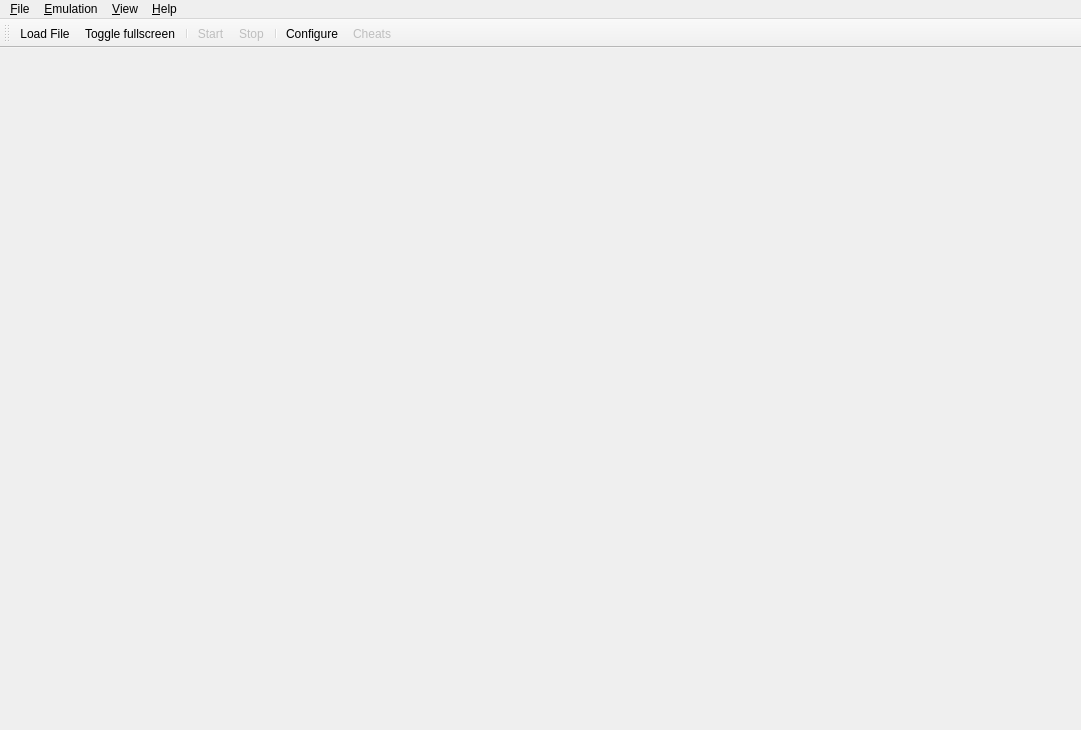
<?xml version="1.0" encoding="UTF-8"?>
<ui version="4.0">
 <class>MainWindow</class>
 <widget class="QMainWindow" name="MainWindow">
  <property name="geometry">
   <rect>
    <x>0</x>
    <y>0</y>
    <width>1081</width>
    <height>730</height>
   </rect>
  </property>
  <property name="windowTitle">
   <string>Citra</string>
  </property>
  <property name="windowIcon">
   <iconset>
    <normaloff>src/pcafe/res/icon3_64x64.ico</normaloff>src/pcafe/res/icon3_64x64.ico</iconset>
  </property>
  <property name="tabShape">
   <enum>QTabWidget::Rounded</enum>
  </property>
  <property name="dockNestingEnabled">
   <bool>true</bool>
  </property>
  <widget class="QWidget" name="centralwidget">
   <layout class="QHBoxLayout" name="horizontalLayout">
    <property name="leftMargin">
     <number>0</number>
    </property>
    <property name="topMargin">
     <number>0</number>
    </property>
    <property name="rightMargin">
     <number>0</number>
    </property>
    <property name="bottomMargin">
     <number>0</number>
    </property>
   </layout>
  </widget>
  <widget class="QMenuBar" name="menubar">
   <property name="geometry">
    <rect>
     <x>0</x>
     <y>0</y>
     <width>1081</width>
     <height>21</height>
    </rect>
   </property>
   <widget class="QMenu" name="menu_File">
    <property name="title">
     <string>&amp;File</string>
    </property>
    <widget class="QMenu" name="menu_recent_files">
     <property name="title">
      <string>Recent Files</string>
     </property>
    </widget>
    <addaction name="action_Load_File"/>
    <addaction name="separator"/>
    <addaction name="action_Select_Game_List_Root"/>
    <addaction name="menu_recent_files"/>
    <widget class="QMenu" name="menu_Language">
     <property name="title">
      <string>Language</string>
     </property>
     <addaction name="action_Unload_Translation"/>
     <addaction name="separator"/>
     <addaction name="action_Load_Translation"/>
    </widget>
    <addaction name="menu_Language"/>
    <addaction name="separator"/>
    <addaction name="action_Exit"/>
   </widget>
   <widget class="QMenu" name="menu_Emulation">
    <property name="title">
     <string>&amp;Emulation</string>
    </property>
    <addaction name="action_Start"/>
    <addaction name="action_Pause"/>
    <addaction name="action_Stop"/>
    <addaction name="separator"/>
    <addaction name="action_Configure"/>
    <addaction name="action_Cheats"/>
   </widget>
   <widget class="QMenu" name="menu_View">
    <property name="title">
     <string>&amp;View</string>
    </property>
    <widget class="QMenu" name="menu_View_Debugging">
     <property name="title">
      <string>Debugging</string>
     </property>
     <addaction name="action_Create_Pica_Surface_Viewer"/>
     <addaction name="separator"/>
    </widget>
    <addaction name="action_Fullscreen"/>
    <addaction name="action_Single_Window_Mode"/>
    <addaction name="action_Display_Dock_Widget_Headers"/>
    <addaction name="action_Show_Filter_Bar"/>
    <addaction name="action_Show_Status_Bar"/>
    <addaction name="menu_View_Debugging"/>
   </widget>
   <widget class="QMenu" name="menu_Help">
    <property name="title">
     <string>&amp;Help</string>
    </property>
    <addaction name="action_Check_For_Updates"/>
    <addaction name="action_Open_Maintenance_Tool"/>
    <addaction name="separator"/>
    <addaction name="action_FAQ"/>
    <addaction name="action_About"/>
   </widget>
   <addaction name="menu_File"/>
   <addaction name="menu_Emulation"/>
   <addaction name="menu_View"/>
   <addaction name="menu_Help"/>
  </widget>
    <widget class="QToolBar" name="toolbar">
      <property name="enabled">
        <bool>true</bool>
      </property>
      <property name="windowTitle">
        <string>Toolbar</string>
      </property>
      <property name="iconSize">
        <size>
          <width>35</width>
          <height>30</height>
        </size>
      </property>
      <property name="floatable">
        <bool>false</bool>
      </property>
      <attribute name="toolBarArea">
        <enum>TopToolBarArea</enum>
      </attribute>
      <attribute name="toolBarBreak">
        <bool>false</bool>
      </attribute>
      <addaction name="action_Toolbar_Load_File"/>
      <addaction name="action_Toolbar_Toggle_Fullscreen"/>
      <addaction name="separator"/>
      <addaction name="action_Toolbar_Start_Pause"/>
      <addaction name="action_Toolbar_Stop"/>
      <addaction name="separator"/>
      <addaction name="action_Toolbar_Configure"/>
      <addaction name="action_Toolbar_Cheats"/>
    </widget>
  <action name="action_Load_File">
   <property name="text">
    <string>Load File...</string>
   </property>
  </action>
  <action name="action_Load_Symbol_Map">
   <property name="text">
    <string>Load Symbol Map...</string>
   </property>
  </action>
  <action name="action_Exit">
   <property name="text">
    <string>E&amp;xit</string>
   </property>
  </action>
  <action name="action_Start">
   <property name="enabled">
    <bool>false</bool>
   </property>
   <property name="text">
    <string>&amp;Start</string>
   </property>
  </action>
  <action name="action_Pause">
   <property name="enabled">
    <bool>false</bool>
   </property>
   <property name="text">
    <string>&amp;Pause</string>
   </property>
  </action>
  <action name="action_Stop">
   <property name="enabled">
    <bool>false</bool>
   </property>
   <property name="text">
    <string>&amp;Stop</string>
   </property>
  </action>
  <action name="action_FAQ">
   <property name="text">
    <string>FAQ</string>
   </property>
  </action>
  <action name="action_About">
   <property name="text">
    <string>About Citra</string>
   </property>
  </action>
  <action name="action_Single_Window_Mode">
   <property name="checkable">
    <bool>true</bool>
   </property>
   <property name="text">
    <string>Single Window Mode</string>
   </property>
  </action>
  <action name="action_Configure">
   <property name="text">
    <string>Configure...</string>
   </property>
  </action>
   <action name="action_Cheats">
     <property name="text">
       <string>Cheats ...</string>
     </property>
   </action>
  <action name="action_Display_Dock_Widget_Headers">
   <property name="checkable">
    <bool>true</bool>
   </property>
   <property name="text">
    <string>Display Dock Widget Headers</string>
   </property>
  </action>
  <action name="action_Show_Filter_Bar">
   <property name="checkable">
    <bool>true</bool>
   </property>
   <property name="text">
    <string>Show Filter Bar</string>
   </property>
  </action>
  <action name="action_Show_Status_Bar">
   <property name="checkable">
    <bool>true</bool>
   </property>
   <property name="text">
    <string>Show Status Bar</string>
   </property>
  </action>
  <action name="action_Select_Game_List_Root">
   <property name="text">
    <string>Select Game Directory...</string>
   </property>
   <property name="toolTip">
    <string>Selects a folder to display in the game list</string>
   </property>
  </action>
  <action name="action_Create_Pica_Surface_Viewer">
   <property name="text">
    <string>Create Pica Surface Viewer</string>
   </property>
  </action>
  <action name="action_Unload_Translation">
   <property name="text">
    <string>English</string>
   </property>
  </action>
  <action name="action_Load_Translation">
   <property name="text">
    <string>Load Translation File...</string>
   </property>
  </action>
    <action name="action_Toolbar_Load_File">
      <property name="icon">
        <iconset resource="../../dist/toolbar_icons/toolbar_icons.qrc">
          <normaloff>:/toolbar_icons/rc/load_file.png</normaloff>:/toolbar_icons/rc/load_file.png
        </iconset>
      </property>
      <property name="text">
        <string>Load File...</string>
      </property>
      <property name="toolTip">
        <string>Load File </string>
      </property>
    </action>
    <action name="action_Toolbar_Toggle_Fullscreen">
      <property name="icon">
        <iconset resource="../../dist/toolbar_icons/toolbar_icons.qrc">
          <normaloff>:/toolbar_icons/rc/fullscreen.png</normaloff>:/toolbar_icons/rc/fullscreen.png
        </iconset>
      </property>
      <property name="text">
        <string>Toggle fullscreen</string>
      </property>
      <property name="toolTip">
        <string>Toggle fullscreen</string>
      </property>
    </action>
    <action name="action_Toolbar_Start_Pause">
      <property name="enabled">
        <bool>false</bool>
      </property>
      <property name="icon">
        <iconset resource="../../dist/toolbar_icons/toolbar_icons.qrc">
          <normaloff>:/toolbar_icons/rc/start.png</normaloff>:/toolbar_icons/rc/start.png
        </iconset>
      </property>
      <property name="text">
        <string>Start</string>
      </property>
      <property name="toolTip">
        <string>Start emulation</string>
      </property>
    </action>
    <action name="action_Toolbar_Stop">
      <property name="enabled">
        <bool>false</bool>
      </property>
      <property name="icon">
        <iconset resource="../../dist/toolbar_icons/toolbar_icons.qrc">
          <normaloff>:/toolbar_icons/rc/stop.png</normaloff>:/toolbar_icons/rc/stop.png
        </iconset>
      </property>
      <property name="text">
        <string>Stop</string>
      </property>
      <property name="toolTip">
        <string>Stop emulation</string>
      </property>
    </action>
    <action name="action_Toolbar_Configure">
      <property name="enabled">
        <bool>true</bool>
      </property>
      <property name="icon">
        <iconset resource="../../dist/toolbar_icons/toolbar_icons.qrc">
          <normaloff>:/toolbar_icons/rc/configure.png</normaloff>:/toolbar_icons/rc/configure.png
        </iconset>
      </property>
      <property name="text">
        <string>Configure</string>
      </property>
      <property name="toolTip">
        <string>Configure</string>
      </property>
    </action>
    <action name="action_Toolbar_Cheats">
      <property name="enabled">
        <bool>false</bool>
      </property>
      <property name="icon">
        <iconset resource="../../dist/toolbar_icons/toolbar_icons.qrc">
          <normaloff>:/toolbar_icons/rc/cheats.png</normaloff>:/toolbar_icons/rc/cheats.png
        </iconset>
      </property>
      <property name="text">
        <string>Cheats</string>
      </property>
      <property name="toolTip">
        <string>Cheats</string>
      </property>
    </action>
  <action name="action_Fullscreen">
   <property name="checkable">
    <bool>true</bool>
   </property>
   <property name="text">
    <string>Fullscreen</string>
   </property>
  </action>
  <action name="action_Open_Maintenance_Tool">
   <property name="text">
    <string>Modify Citra Install</string>
   </property>
   <property name="toolTip">
    <string>Opens the maintenance tool to modify your Citra installation</string>
   </property>
  </action>
  <action name="action_Check_For_Updates">
   <property name="text">
    <string>Check for Updates</string>
   </property>
  </action>
 </widget>
 <resources>
  <include location="../../dist/toolbar_icons/toolbar_icons.qrc"/>
 </resources>
 <connections/>
</ui>
